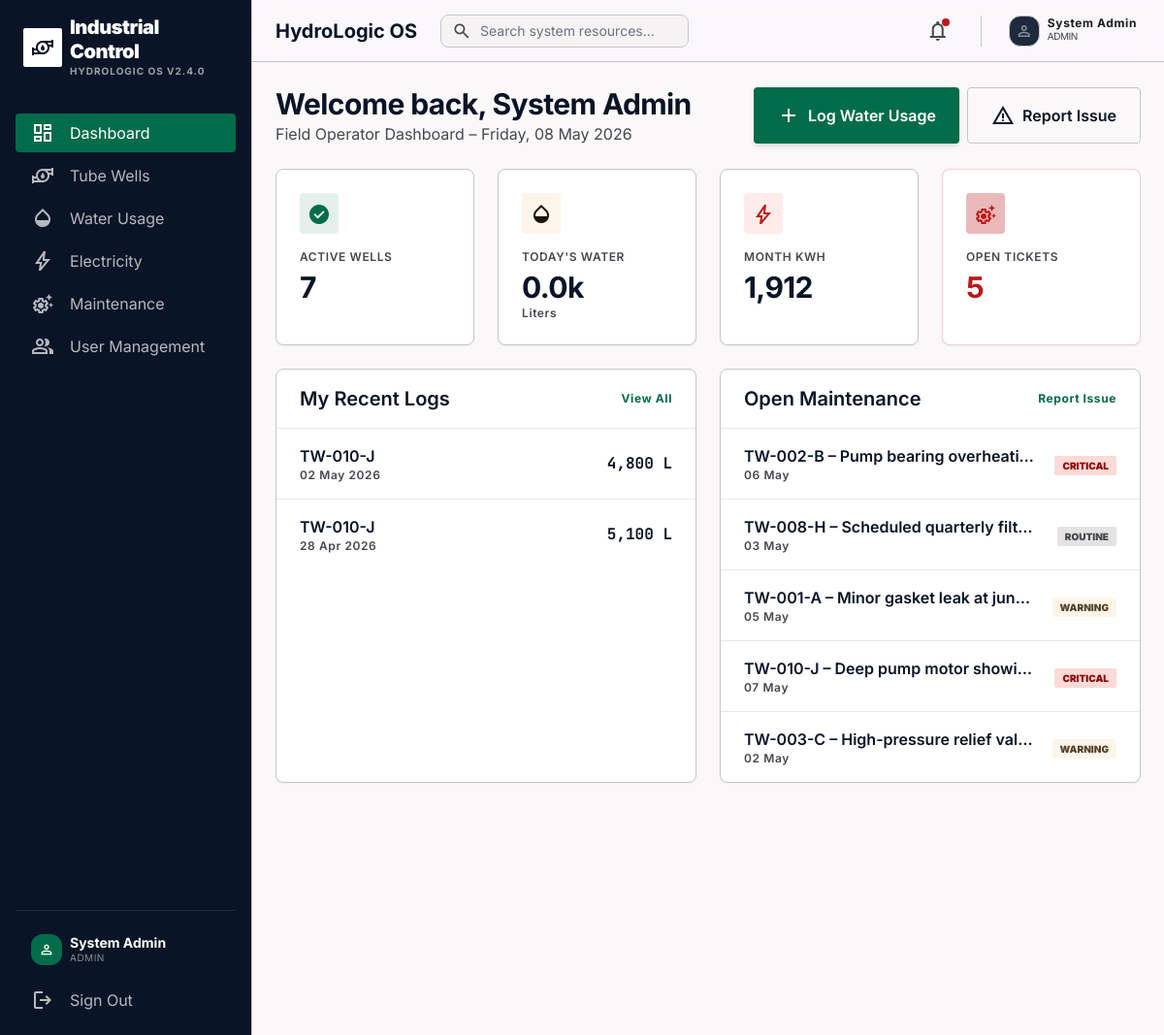
Page /operator/dashboard.php (signed in) on the committed database.
### tables this page shows
CREATE TABLE IF NOT EXISTS water_usage (
    id              INT AUTO_INCREMENT PRIMARY KEY,
    tube_well_id    INT             NOT NULL,
    usage_date      DATE            NOT NULL,
    water_amount    DECIMAL(12, 2)  NOT NULL,                      
    remarks         TEXT,
    recorded_by     INT,                                           
    created_at      TIMESTAMP       DEFAULT CURRENT_TIMESTAMP,
    updated_at      TIMESTAMP       DEFAULT CURRENT_TIMESTAMP ON UPDATE CURRENT_TIMESTAMP,
    FOREIGN KEY (tube_well_id) REFERENCES tube_wells(id) ON DELETE CASCADE,
    FOREIGN KEY (recorded_by)  REFERENCES users(id)      ON DELETE SET NULL
);

CREATE TABLE IF NOT EXISTS tube_wells (
    id                  INT AUTO_INCREMENT PRIMARY KEY,
    well_code           VARCHAR(30)     NOT NULL UNIQUE,           
    tube_well_name      VARCHAR(150)    NOT NULL,
    location            VARCHAR(255)    NOT NULL,
    installation_date   DATE            NOT NULL,
    status              ENUM('Active', 'Inactive', 'Under Maintenance') DEFAULT 'Active',
    description         TEXT,
    created_by          INT,                                       
    created_at          TIMESTAMP       DEFAULT CURRENT_TIMESTAMP,
    updated_at          TIMESTAMP       DEFAULT CURRENT_TIMESTAMP ON UPDATE CURRENT_TIMESTAMP,
    FOREIGN KEY (created_by) REFERENCES users(id) ON DELETE SET NULL
);

CREATE TABLE IF NOT EXISTS maintenance (
    id                  INT AUTO_INCREMENT PRIMARY KEY,
    tube_well_id        INT             NOT NULL,
    issue               TEXT            NOT NULL,
    maintenance_date    DATE            NOT NULL,
    status              ENUM('Pending', 'In Progress', 'Completed') DEFAULT 'Pending',
    severity            ENUM('Routine', 'Warning', 'Critical')      DEFAULT 'Routine',
    technician_name     VARCHAR(100),
    remarks             TEXT,
    reported_by         INT,                                         
    resolved_at         DATETIME,
    created_at          TIMESTAMP       DEFAULT CURRENT_TIMESTAMP,
    updated_at          TIMESTAMP       DEFAULT CURRENT_TIMESTAMP ON UPDATE CURRENT_TIMESTAMP,
    FOREIGN KEY (tube_well_id) REFERENCES tube_wells(id) ON DELETE CASCADE,
    FOREIGN KEY (reported_by)  REFERENCES users(id)      ON DELETE SET NULL
);

### operator/dashboard.php (the view, shortened to what this page needs)
<?php
require_once __DIR__ . '/../config/db_connect.php';
require_once __DIR__ . '/../includes/functions.php';
$r = mysqli_query($conn,"SELECT COUNT(*) AS c FROM tube_wells WHERE status='Active'");
$active_wells = mysqli_fetch_assoc($r)['c'] ?? 0;
$r = mysqli_query($conn,"SELECT COUNT(*) AS c FROM maintenance WHERE status IN ('Pending','In Progress')");
$open_tickets = mysqli_fetch_assoc($r)['c'] ?? 0;
$r = mysqli_query($conn,"SELECT COALESCE(SUM(water_amount),0) AS t FROM water_usage WHERE usage_date=CURDATE()");
$today_water = mysqli_fetch_assoc($r)['t'] ?? 0;
$r = mysqli_query($conn,"SELECT COALESCE(SUM(units_consumed),0) AS t FROM electricity_usage WHERE MONTH(usage_date)=MONTH(CURDATE())");
$month_elec = mysqli_fetch_assoc($r)['t'] ?? 0;
$uid = (int)$_SESSION['user_id'];
$stmt = mysqli_prepare($conn,
    "SELECT wu.*, tw.tube_well_name, tw.well_code FROM water_usage wu
     JOIN tube_wells tw ON tw.id=wu.tube_well_id
     WHERE wu.recorded_by=? ORDER BY wu.created_at DESC LIMIT 5"
);
mysqli_stmt_bind_param($stmt,'i',$uid);
mysqli_stmt_execute($stmt);
$my_logs = mysqli_stmt_get_result($stmt);
$stmt2 = mysqli_prepare($conn,
    "SELECT m.*, tw.tube_well_name, tw.well_code FROM maintenance m
     JOIN tube_wells tw ON tw.id=m.tube_well_id
     WHERE m.status != 'Completed' ORDER BY m.created_at DESC LIMIT 5"
);
mysqli_stmt_execute($stmt2);
$open_maint = mysqli_stmt_get_result($stmt2);
require_once __DIR__ . '/../includes/header.php';
require_once __DIR__ . '/../includes/sidebar.php';
?>
<main class="ml-sidebar-width min-h-screen flex flex-col">
    <?php require_once __DIR__ . '/../includes/topbar.php'; ?>
    <div class="p-lg space-y-lg flex-1">
        <div class="flex items-center justify-between">
            <div>
                <h2 class="font-h1 text-h1 text-primary">Welcome back, <?= current_user_name() ?></h2>
                <p class="text-on-surface-variant font-body-md">Field Operator Dashboard – <?= date('l, d F Y') ?></p>
            </div>
            <div class="flex gap-sm">
                <a href="<?= base_url('operator/water_usage.php') ?>"
                   class="flex items-center gap-sm bg-secondary text-on-secondary px-lg py-md rounded-lg shadow-md hover:opacity-90">
                    <span class="material-symbols-outlined">add</span>
                    <span class="font-semibold">Log Water Usage</span>
                </a>
                <a href="<?= base_url('operator/maintenance.php') ?>"
                   class="flex items-center gap-sm bg-surface border border-outline-variant text-primary px-lg py-md rounded-lg hover:bg-surface-container-low">
                    <span class="material-symbols-outlined">report_problem</span>
                    <span class="font-semibold">Report Issue</span>
                </a>
            </div>
        </div>
        <div class="grid grid-cols-2 md:grid-cols-4 gap-lg">
            <div class="bg-surface-container-lowest border border-outline-variant p-lg rounded-xl shadow-sm">
                <div class="p-sm bg-secondary/10 rounded-lg text-secondary w-fit mb-md">
                    <span class="material-symbols-outlined" style="font-variation-settings:'FILL' 1;">check_circle</span>
                </div>
                <p class="text-label-sm text-on-surface-variant uppercase">Active Wells</p>
                <h3 class="text-h1 font-h1 text-primary mt-xs"><?= $active_wells ?></h3>
            </div>
            <div class="bg-surface-container-lowest border border-outline-variant p-lg rounded-xl shadow-sm">
                <div class="p-sm bg-tertiary-fixed/30 rounded-lg text-tertiary w-fit mb-md">
                    <span class="material-symbols-outlined">opacity</span>
                </div>
                <p class="text-label-sm text-on-surface-variant uppercase">Today's Water</p>
                <h3 class="text-h1 font-h1 text-primary mt-xs"><?= number_format($today_water/1000,1) ?>k</h3>
                <p class="text-label-sm text-on-surface-variant">Liters</p>
            </div>
            <div class="bg-surface-container-lowest border border-outline-variant p-lg rounded-xl shadow-sm">
                <div class="p-sm bg-error-container/50 rounded-lg text-error w-fit mb-md">
                    <span class="material-symbols-outlined">bolt</span>
                </div>
                <p class="text-label-sm text-on-surface-variant uppercase">Month kWh</p>
                <h3 class="text-h1 font-h1 text-primary mt-xs"><?= number_format($month_elec,0) ?></h3>
            </div>
            <div class="bg-surface-container-lowest border border-<?= $open_tickets>0?'error/20':'outline-variant' ?> p-lg rounded-xl shadow-sm">
                <div class="p-sm bg-<?= $open_tickets>0?'error':'surface-container-high' ?>/30 rounded-lg text-<?= $open_tickets>0?'error':'outline' ?> w-fit mb-md">
                    <span class="material-symbols-outlined">settings_suggest</span>
                </div>
                <p class="text-label-sm text-on-surface-variant uppercase">Open Tickets</p>
                <h3 class="text-h1 font-h1 text-<?= $open_tickets>0?'error':'primary' ?> mt-xs"><?= $open_tickets ?></h3>
            </div>
        </div>
        <div class="grid grid-cols-1 lg:grid-cols-2 gap-lg">
            <div class="bg-surface-container-lowest border border-outline-variant rounded-xl shadow-sm overflow-hidden">
                <div class="px-lg py-md border-b border-surface-container-high flex justify-between items-center">
                    <h4 class="font-h3 text-h3 text-primary">My Recent Logs</h4>
                    <a href="<?= base_url('operator/water_usage.php') ?>" class="text-secondary text-label-sm font-bold hover:underline">View All</a>
                </div>
                <div class="divide-y divide-surface-container-high">
                    <?php if (mysqli_num_rows($my_logs) === 0): ?>
                    <div class="px-lg py-xl text-center text-on-surface-variant">
                        <span class="material-symbols-outlined text-[32px] block mb-sm text-outline">opacity</span>
                        No water usage entries yet.
                    </div>
                    <?php else: while ($log = mysqli_fetch_assoc($my_logs)): ?>
                    <div class="px-lg py-md flex items-center justify-between">
                        <div>
                            <p class="font-body-md font-semibold text-primary"><?= sanitize($log['well_code']) ?></p>
                            <p class="text-label-sm text-on-surface-variant"><?= date('d M Y', strtotime($log['usage_date'])) ?></p>
                        </div>
                        <span class="font-data-mono text-primary font-bold"><?= number_format($log['water_amount'],0) ?> L</span>
                    </div>
                    <?php endwhile; endif; ?>
                </div>
            </div>
            <div class="bg-surface-container-lowest border border-outline-variant rounded-xl shadow-sm overflow-hidden">
                <div class="px-lg py-md border-b border-surface-container-high flex justify-between items-center">
                    <h4 class="font-h3 text-h3 text-primary">Open Maintenance</h4>
                    <a href="<?= base_url('operator/maintenance.php') ?>" class="text-secondary text-label-sm font-bold hover:underline">Report Issue</a>
                </div>
                <div class="divide-y divide-surface-container-high">
                    <?php if (mysqli_num_rows($open_maint) === 0): ?>
                    <div class="px-lg py-xl text-center text-on-surface-variant">
                        <span class="material-symbols-outlined text-[32px] block mb-sm text-outline">check_circle</span>
                        All systems nominal!
                    </div>
                    <?php else: while ($mt = mysqli_fetch_assoc($open_maint)): ?>
                    <div class="px-lg py-md flex items-center justify-between gap-md">
                        <div class="flex-1 min-w-0">
                            <p class="font-body-md font-semibold text-primary truncate"><?= sanitize($mt['well_code']) ?> – <?= sanitize(substr($mt['issue'],0,40)) ?>...</p>
                            <p class="text-label-sm text-on-surface-variant"><?= date('d M', strtotime($mt['maintenance_date'])) ?></p>
                        </div>
                        <div class="flex-shrink-0"><?= severity_badge($mt['severity']) ?></div>
                    </div>
                    <?php endwhile; endif; ?>
                </div>
            </div>
        </div>
    </div>
    <?php require_once __DIR__ . '/../includes/footer.php'; ?>

### includes/functions.php (shortened to what this page needs)
<?php
function current_user_name(): string {
    return htmlspecialchars($_SESSION['user_name'] ?? 'Unknown', ENT_QUOTES, 'UTF-8');
}
function base_url(string $path = ''): string {
    $script = $_SERVER['SCRIPT_NAME'] ?? '';
    $parts  = explode('/', trim($script, '/'));
    $base   = '/' . ($parts[0] ?? '');
    return rtrim($base, '/') . '/' . ltrim($path, '/');
}
function sanitize($value): string {
    return htmlspecialchars((string)$value, ENT_QUOTES | ENT_HTML5, 'UTF-8');
}
function severity_badge(string $severity): string {
    return match($severity) {
        'Critical' => '<span class="px-2 py-1 bg-error-container text-on-error-container text-[10px] font-black uppercase rounded">Critical</span>',
        'Warning'  => '<span class="px-2 py-1 bg-tertiary-fixed/30 text-on-tertiary-fixed-variant text-[10px] font-black uppercase rounded">Warning</span>',
        'Routine'  => '<span class="px-2 py-1 bg-surface-container-highest text-on-surface-variant text-[10px] font-black uppercase rounded">Routine</span>',
        default    => '<span class="px-2 py-1 bg-surface-container-highest text-on-surface-variant text-[10px] font-black uppercase rounded">' . sanitize($severity) . '</span>',
    };
}

### includes/header.php (style rules this page uses)
.material-symbols-outlined { font-variation-settings: 'FILL' 0, 'wght' 400, 'GRAD' 0, 'opsz' 24; vertical-align: middle; }
body { font-family: 'Inter', sans-serif; }
main { animation: fadeIn 0.2s ease-in-out; }

### rows in the picture
water_usage: tube_well.well_code "TW-010-J", usage_date "02 May 2026", water_amount "4,800"
water_usage: tube_well.well_code "TW-010-J", usage_date "28 Apr 2026", water_amount "5,100"
maintenance: tube_well.well_code "TW-002-B", issue "Pump bearing overheati…", maintenance_date "06 May", severity "CRITICAL"
maintenance: tube_well.well_code "TW-008-H", issue "Scheduled quarterly filte…", maintenance_date "03 May", severity "ROUTINE"
maintenance: tube_well.well_code "TW-001-A", issue "Minor gasket leak at jun…", maintenance_date "05 May", severity "WARNING"
maintenance: tube_well.well_code "TW-010-J", issue "Deep pump motor showi…", maintenance_date "07 May", severity "CRITICAL"
maintenance: tube_well.well_code "TW-003-C", issue "High-pressure relief val…", maintenance_date "02 May", severity "WARNING"

### other values in the picture
APP_NAME "HYDROLOGIC OS"
APP_VERSION "V2.4.0"
$item['label'] "Dashboard"
$item['label'] "Tube Wells"
$item['label'] "Water Usage"
$item['label'] "Electricity"
$item['label'] "Maintenance"
$item['label'] "User Management"
current_user_name() "System Admin"
$role "ADMIN"
APP_NAME "HydroLogic OS"
current_role() "ADMIN"
$active_wells "7"
$today_water/1000 "0.0"
$month_elec "1,912"
